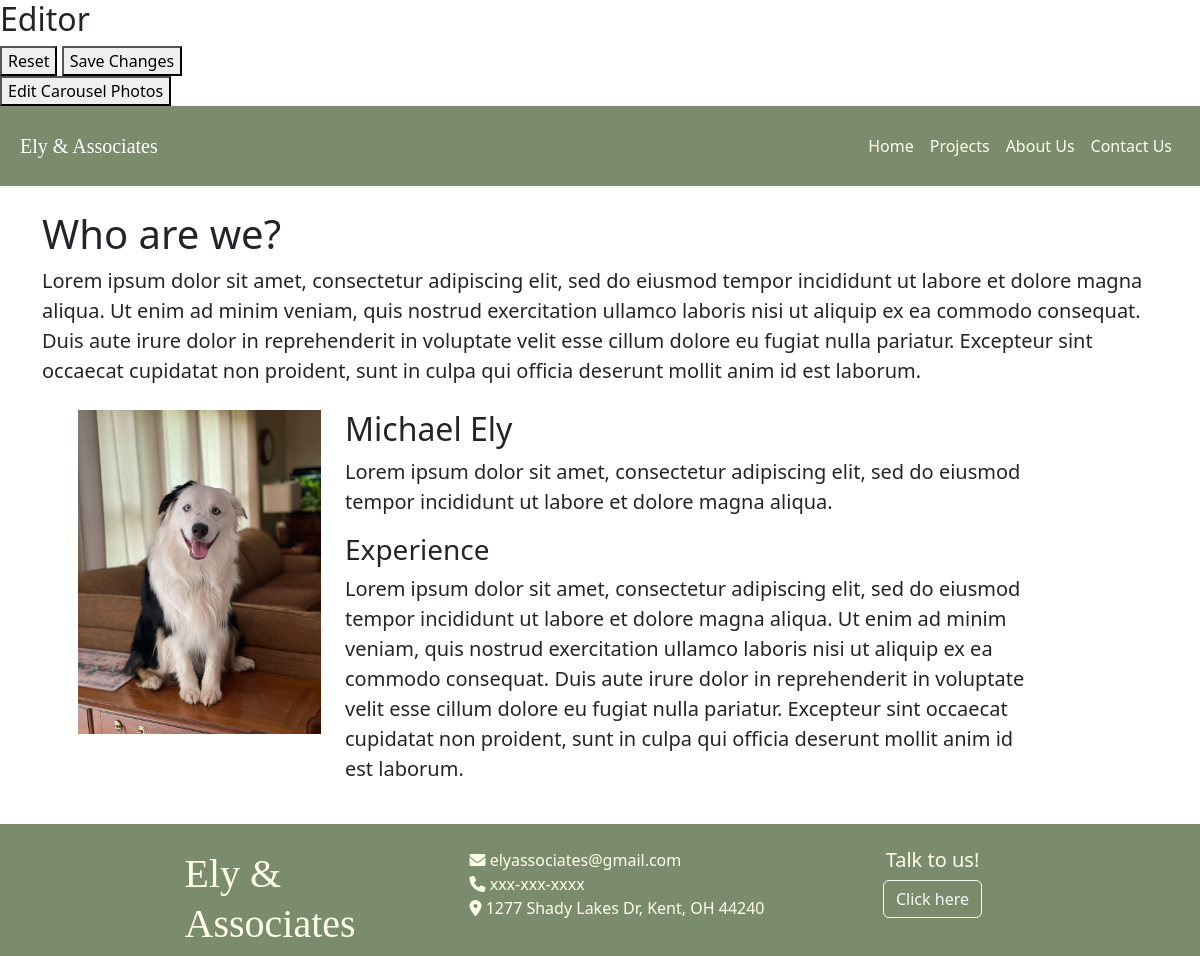
The page /editor/pages/about_us.php on the database its author committed.
### tables this page shows
CREATE TABLE `website_text` (
  `text_id` int(11) NOT NULL,
  `text_field` varchar(1000) DEFAULT NULL
);

CREATE TABLE `photo` (
  `photo_id` int(11) NOT NULL,
  `photo_name` varchar(300) DEFAULT NULL,
  `file_path` varchar(300) DEFAULT NULL,
  `page_id` varchar(300) DEFAULT NULL,
  `photo_date` varchar(300) DEFAULT NULL
);

### editor/pages/support/config.php (called while the page is built, shortened)
<?php
function getTextFromId(int $id) {
    $sql = "SELECT text_field FROM website_text WHERE text_id = :id";
    $stmt = $GLOBALS['pdo']->prepare($sql);
    $stmt->execute(['id' => $id]);
    $result = $stmt->fetchAll();
    return $result;
}
function getPhotoFromName(string $name) {
    $sql = "SELECT file_path FROM photo WHERE photo_name = :name";
    $stmt = $GLOBALS['pdo']->prepare($sql);
    $stmt->execute(['name' => $name]);
    $result = $stmt->fetchAll();
    return $result;
}
?>

### editor/pages/about_us.php (the view, shortened to what this page needs)
<!DOCTYPE html>
<html>
<?php require 'support/head.php'; ?>
</head>
<body>
    <?php require 'support/header.php'; ?>
    <div id='about-us-text' class='container mt-4'>
        <h1 class='fs-1'>
            <span id='2' class='editable'>
                <?php echo getTextFromId(2)[0]['text_field']; ?>
            </span>
        </h1>
        <div id='about-us-description'>
            <p class='fs-5'>
                <span id='3' class='editable'>
                    <?php echo getTextFromId(3)[0]['text_field']; ?>
                </span>
            </p>
        </div>
        <div class="row m-4">
            <div class="col-md-3">
                <img src="<?php echo getPhotoFromName("headshot")[0]['file_path']?>" class="img-fluid">
            </div>
            <div class="col-md-8">
                <h1 class='fs-2'>
                    <span id='4' class='editable'>
                        <?php echo getTextFromId(4)[0]['text_field']; ?>
                    </span>
                </h1>
                <p class="fs-5">
                    <span id='5' class='editable'>
                        <?php echo getTextFromId(5)[0]['text_field']; ?>
                    </span>
                </p>
                <h1 class='fs-3'>
                    <span id='6' class='editable'>
                        <?php echo getTextFromId(6)[0]['text_field']; ?>
                    </span>
                </h1>
                <p class="fs-5">
                    <span id='7' class='editable'>
                        <?php echo getTextFromId(7)[0]['text_field']; ?>
                    </span>
                </p>
            </div>
        </div>
    </div>
    <?php require 'support/footer.php'; ?>
</body>
</html>

### editor/pages/support/footer.php
<footer class="footer pt-4">
    <div class="container">
        <div class="row justify-content-center">
        <div class="col-lg-3">
            <h1><a href="#" class="navbar-brand logo" style="font-family:'Alegreya SC'">Ely &<br>Associates</a></h1>
        </div>
        <div class="col-lg-4">
            <ul class="list-unstyled contact-info mb-4">
            <li><i class="fas fa-envelope"></i> <span id='9' class='editable'><?php echo getTextFromId(9)[0]['text_field']; ?></span></li>
            <li><i class="fas fa-phone"></i> <span id='10' class='editable'><?php echo getTextFromId(10)[0]['text_field']; ?></span></li>
            <li><i class="fas fa-map-marker-alt"></i> <span id='11' class='editable'><?php echo getTextFromId(11)[0]['text_field']; ?></span></li>
            </ul>
        </div>
        <div class="col-lg-2 text-center">
            <h5><?php echo getTextFromId(12)[0]['text_field']; ?></h5>
            <a href='contact_us.php' class="contact-link btn btn-outline-light" style="text-decoration:none">Click here</a>
        </div>
        </div>
    </div>
</footer>

### editor/pages/support/head.php (style rules this page uses)
footer, footer a { color: #FFFEEB; }
footer { background-color: #7B8C6C; }

### rows shown on the page
website_text: text_field "Who are we?"
website_text: text_field "Lorem ipsum dolor sit amet, consectetur adipiscing elit, sed do eiusmod tempor incididunt ut labore et dolore magna aliqua. Ut enim ad minim veniam, quis nostrud exercitation ullamco laboris nisi ut aliquip ex ea commodo consequat. Duis aute irure dolor in reprehenderit in voluptate velit esse cillum dolore eu fugiat nulla pariatur. Excepteur sint occaecat cupidatat non proident, sunt in culpa qui officia deserunt mollit anim id est laborum."
photo: file_path (picture)
website_text: text_field "Michael Ely"
website_text: text_field "Lorem ipsum dolor sit amet, consectetur adipiscing elit, sed do eiusmod tempor incididunt ut labore et dolore magna aliqua."
website_text: text_field "Experience"
website_text: text_field "Lorem ipsum dolor sit amet, consectetur adipiscing elit, sed do eiusmod tempor incididunt ut labore et dolore magna aliqua. Ut enim ad minim veniam, quis nostrud exercitation ullamco laboris nisi ut aliquip ex ea commodo consequat. Duis aute irure dolor in reprehenderit in voluptate velit esse cillum dolore eu fugiat nulla pariatur. Excepteur sint occaecat cupidatat non proident, sunt in culpa qui officia deserunt mollit anim id est laborum."
website_text: text_field "elyassociates@gmail.com"
website_text: text_field "xxx-xxx-xxxx"
website_text: text_field "1277 Shady Lakes Dr, Kent, OH 44240"
website_text: text_field "Talk to us!"
